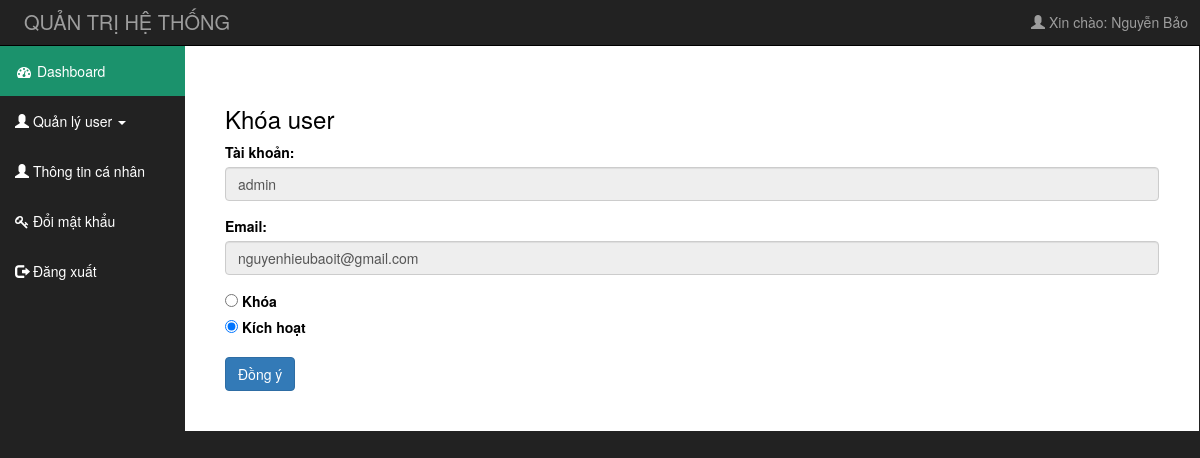
The app's page /admin/khoa_user.php?id=1 (signed in), older data.
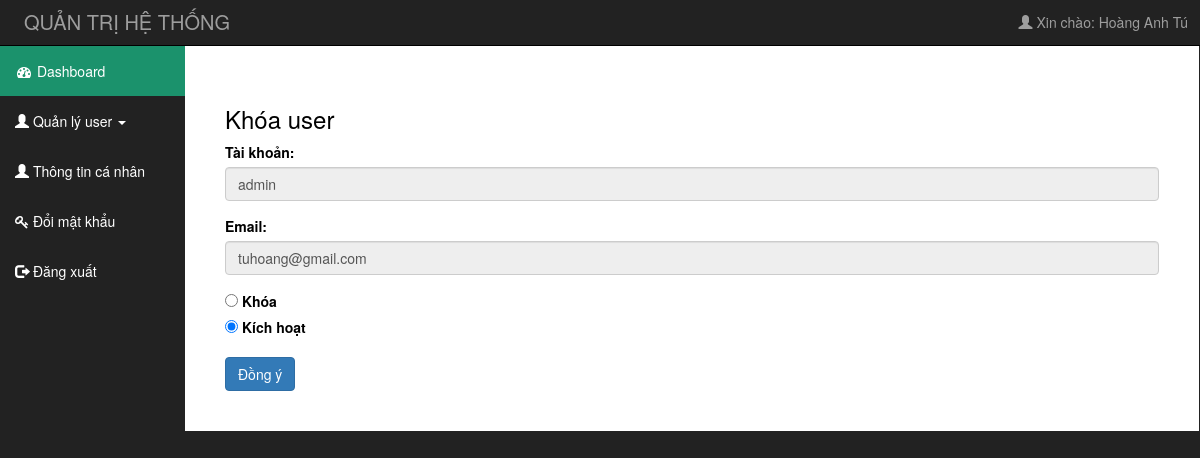
The same page, newer data.
### tables this page shows
CREATE TABLE `khachhang` (
  `MaKh` int(100) NOT NULL,
  `HoTen` varchar(100) NOT NULL,
  `Email` varchar(100) NOT NULL,
  `TaiKhoan` varchar(100) NOT NULL,
  `MatKhau` varchar(100) NOT NULL,
  `DiaChi` varchar(1000) NOT NULL,
  `GioiTinh` varchar(100) NOT NULL,
  `NgaySinh` varchar(100) NOT NULL,
  `DienThoai` varchar(100) NOT NULL,
  `TrangThai` int(100) NOT NULL,
  `VaiTro` int(100) NOT NULL
);

### admin/khoa_user.php (the view, shortened to what this page needs)
	<?php
		if(isset($_SESSION['usr']['uid']))
		{
			include("includes/header.php");
		}
		else
		{
			 header('Location:login.php');
		}
		require("../includes/connect_db.php");
		if(isset($_GET['id']) && $_GET['id']!=null)
		{
			$url=$_GET['id'];
			$query_item="SELECT hoten,diachi,gioitinh,ngaysinh,dienthoai,vaitro,taikhoan,email,trangthai FROM khachhang WHERE makh=".$url;
			$result_item=mysqli_query($dbc,$query_item);check_errors($result_item,$query_item);
			list($hoten,$diachi,$gioitinh,$ngaysinh,$dienthoai,$vaitro,$taikhoan,$email,$trangthai)=mysqli_fetch_array($result_item,MYSQLI_NUM);
		}else{
			header('location:quanlyuser.php');
		}
	?>
		<div id="mid">
			<div class="row" style="width: 100%;">
				<div class="col-sm-2">
					<?php
						if($_SESSION['usr']['vaitro']==2)
						{
							include('includes/menu_left1.php');
						}
					?>
				</div>
				<div class="col-sm-10 contain_right">
					<div style="background-color:white;margin-right: -29px;margin-left: -15px;color: black;padding: 40px;">
						<h3>Khóa user</h3>
						<form method="POST" name="blockuser">
							<div class="form-group">
						      <label for="taikhoan">Tài khoản:</label>
						      <input type="text" class="form-control" id="taikhoan" name="taikhoan" value="<?php echo $taikhoan;?>"disabled='disabled'>
						    </div>
						    <div class="form-group">
						      <label for="email">Email:</label>
						      <input type="text" class="form-control" id="email" name="email" value="<?php echo $email;?>"disabled='disabled'>
						    </div>
						    <div class="form-group">
						    	<?php
						    		if($trangthai==0)
						    		{
						    			echo "<label>";
							    		echo "<input type='radio' name='khoa' value='0' checked> Khóa";
								    	echo "</label>";
								    	echo "<br/>";
								    	echo "<label>";
								    	echo "<input type='radio' name='khoa' value='1'> Kích hoạt";
								    	echo "</label>";
						    		}else{
						    			echo "<label>";
							    		echo "<input type='radio' name='khoa' value='0'> Khóa";
								    	echo "</label>";
								    	echo "<br/>";
								    	echo "<label>";
								    	echo "<input type='radio' name='khoa' value='1' checked> Kích hoạt";
								    	echo "</label>";
						    		}
						    	?>
						    </div>
						    <button type="submit" class="btn btn-primary" name="submit">Đồng ý</button>
						</form>
					</div>
				</div>
			</div>
		</div>
	</div>
</body>
</html>

### admin/includes/header.php (shortened to what this page needs)
<!DOCTYPE html>
<html>
<head>
	<link rel="stylesheet" type="text/css" href="bootstrap/css/bootstrap.css">
	<link rel="stylesheet" type="text/css" href="CSS/admin_css.css">
	<link rel="stylesheet" href="https://cdnjs.cloudflare.com/ajax/libs/font-awesome/4.7.0/css/font-awesome.min.css">
	<link rel="stylesheet prefetch" href="http://cdnjs.cloudflare.com/ajax/libs/bootstrap-datepicker/1.3.0/css/datepicker.css"><script src="http://cdnjs.cloudflare.com/ajax/libs/bootstrap-datepicker/1.3.0/js/bootstrap-datepicker.js"></script>
</head>
<body>
	<div id="contain">
		<div id="top">
			<div style="float: right;position: relative;" class="ctn_mid_right">
				<ul class="menu">
					<li><i class="glyphicon glyphicon-user"></i> Xin chào: <?php echo $_SESSION['usr']['user'];?>
					</li>
				</ul>
			</div>
			<div class="ctn_mid">
				QUẢN TRỊ HỆ THỐNG
			</div>
		</div>

Row changes from the older to the newer data that the page shows:
changed khachhang "admin": email "nguyenhieubaoit@gmail.com" → "tuhoang@gmail.com"
Text that changed along with them:
$_SESSION['usr']['user']: "Nguyễn Bảo" → "Hoàng Anh Tú"
